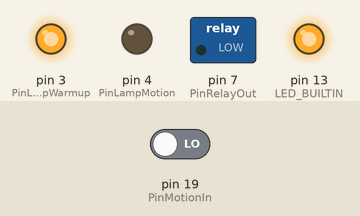
A sketch run on a simulated Arduino Mega 2560, built with avr-gcc and run on an emulated ATmega2560. On the bench: switched loads named in the sketch (green lamp = pin HIGH), output pins drawn as LEDs (lit = HIGH). The test bench sets the inputs (shaded band); at power-on: pin 19 (PinMotionIn) LOW. Sleep ends after the set time or at an interrupt.

Above: at 0.1 s.
At 10.1 s:
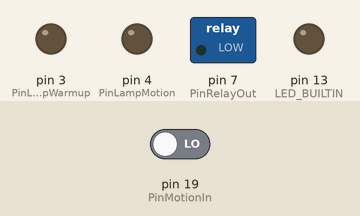
Timing chart, 0 to 11.6 s (numbered marks = the images above):
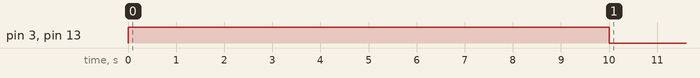

Measured:
- by itself, pin 3 (PinLampWarmup), pin 13 (LED_BUILTIN): HIGH → LOW at 10.0 s

The sketch:

LiteBriteMotion.ino
```cpp
#include <avr/io.h>
#include <avr/sleep.h>

#define _Debug 1
#define DebugBaudRate 115200
#define ReadyWarmupTime 10000
#define MotionRearmDelay 60000 * 1
#define RelayPulseTime 500

#define PinRelayOut 7
#define PinMotionIn 19

#define PinLampWarmup 3
#define PinLampMotion 4

////////////////////////////////////////////////////////////////////////////////
////////////////////////////////////////////////////////////////////////////////

// rename these to EnableWhatever to enable them.
// rename these to DisableWhatever to disable them.

#define EnableSleepMode 1
#define DisableSoftwareMotionRearm 1

/*******************************************************************************
**** SLEEP NOTES ***************************************************************

the mega 2560 while having a good number of interupt pins...
- 2, 3, 18, 19, 20, 21

pins 2 and 3 do not seem to respond to RISING/FALLING/CHANGE states.

https://forum.arduino.cc/t/329291
https://forum.arduino.cc/t/862773

additionally, the function called during wake interupt seems to be turbo limited
in what it can do, maybe because its getting called before the board fully wakes
up. but the only way it was working how i wanted it to work was to put all the
things i wanted in awaken() to just be after the sleep call where it continues
where it left off.

sleepmode will pause the clock which makes the software timer pointless
so sleep mode will be disabled when software timer is enabled. the fix for that
would be to add the rtc module that has it own little watch battery lol. im sure
at some point that will happen because if i'm going to make the worlds most
expensive lite-brite might as well go all in.

*******************************************************************************/

void setup(void);
void loop(void);
void awaken(void);
void sleepytime(void);

////////////////////////////////////////////////////////////////////////////////
////////////////////////////////////////////////////////////////////////////////

unsigned long Now;
bool Ready;

unsigned short WasMotionOn;
unsigned short IsMotionOn;
unsigned long WhenMotionOn;
bool HasMotionedOnce;

////////////////////////////////////////////////////////////////////////////////
////////////////////////////////////////////////////////////////////////////////

void setup() {

	WasMotionOn = LOW;
	IsMotionOn = LOW;
	WhenMotionOn = 0;
	HasMotionedOnce = false;

	Now = 0;
	Ready = false;

	////////

	// output pins
	pinMode(LED_BUILTIN, OUTPUT);
	pinMode(PinRelayOut, OUTPUT);
	pinMode(PinLampWarmup, OUTPUT);
	pinMode(PinLampMotion, OUTPUT);

	// input pins
	pinMode(PinMotionIn, INPUT);

	// turn the warmup and status indicators on.
	digitalWrite(LED_BUILTIN, HIGH);
	digitalWrite(PinLampWarmup, HIGH);

	////////

	#ifdef Debug
	Serial.begin(DebugBaudRate);
	Serial.println("hello.");
	Serial.print("Warmup Delay: ");
	Serial.print(ReadyWarmupTime);
	Serial.print(", Rearm Delay: ");
	Serial.print(MotionRearmDelay);
	Serial.print("\n");
	#endif

	return;
};

void loop() {

	Now = millis();

	// the PIR sensor actually needs some time to warm up before
	// it can spit out half way reasonable results. so while we
	// wait for that we will bail early.

	if(!Ready) {
		if(Now > ReadyWarmupTime) {
			#ifdef Debug
			Serial.println("sensor warmup complete.");
			#endif

			digitalWrite(PinLampWarmup, LOW);
			Ready = true;
		}

		return;
	}

	// check the motion sensor.

	IsMotionOn = digitalRead(PinMotionIn);

	// if we were not motioned before but we are now then we have
	// tripped and detected movement.

	if(WasMotionOn == LOW && IsMotionOn == HIGH) {

		#ifdef Debug
		Serial.println("motion sensor tripped.");
		#endif

		// handle if we managed to hit the 50 days of uptime

		if(Now < WhenMotionOn)
		WhenMotionOn = UINT32_MAX - WhenMotionOn;

		// handle not retriggering if the toy is likely still on.
		// multiple button presses put the toy in different modes.

		#ifdef EnableSoftwareMotionRearm
		if(HasMotionedOnce && ((Now - WhenMotionOn) <= MotionRearmDelay)) {

			#ifdef Debug
			Serial.print("motion too soon: ");
			Serial.println(Now - WhenMotionOn);
			#endif

			digitalWrite(PinLampMotion, HIGH);
			WasMotionOn = HIGH;
			return;
		}
		#endif

		digitalWrite(PinLampMotion, HIGH);
		digitalWrite(PinRelayOut, HIGH);
		delay(RelayPulseTime);
		digitalWrite(PinRelayOut, LOW);

		WhenMotionOn = Now;
		WasMotionOn = HIGH;
		HasMotionedOnce = true;
		return;
	}

	// if we were motioned before but we are no longer then the
	// sensor has gone back into idle.

	if(WasMotionOn == HIGH && IsMotionOn == LOW) {

		#ifdef Debug
		Serial.print("motion sensor idle after ");
		Serial.println( (((double)(Now - WhenMotionOn) / 1000.0) / 60.0) );
		#endif

		digitalWrite(PinLampMotion, LOW);

		WasMotionOn = LOW;
		return;
	}

	// if nothing has happened then go to sleep.

	#ifdef EnableSleepMode
	#ifndef EnableSoftwareMotionRearm
	sleepytime();
	#endif
	#endif

	return;
};

void sleepytime() {

	#ifdef Debug
	// the delay prevents debug output from getting turboborked seemingly
	// due to it going to sleep partway through the serial transmission.
	// guess that is asyncish.
	Serial.println("sleepytime.");
	delay(250);
	#endif

	digitalWrite(LED_BUILTIN, LOW);
	sleep_enable();
	set_sleep_mode(SLEEP_MODE_PWR_DOWN);

	attachInterrupt(
		digitalPinToInterrupt(PinMotionIn),
		awaken,
		(WasMotionOn ? FALLING : RISING)
	);

	sleep_mode();

	detachInterrupt(digitalPinToInterrupt(PinMotionIn));

	sleep_disable();
	digitalWrite(LED_BUILTIN, HIGH);

	return;
};

void awaken() {

	return;
};
```
